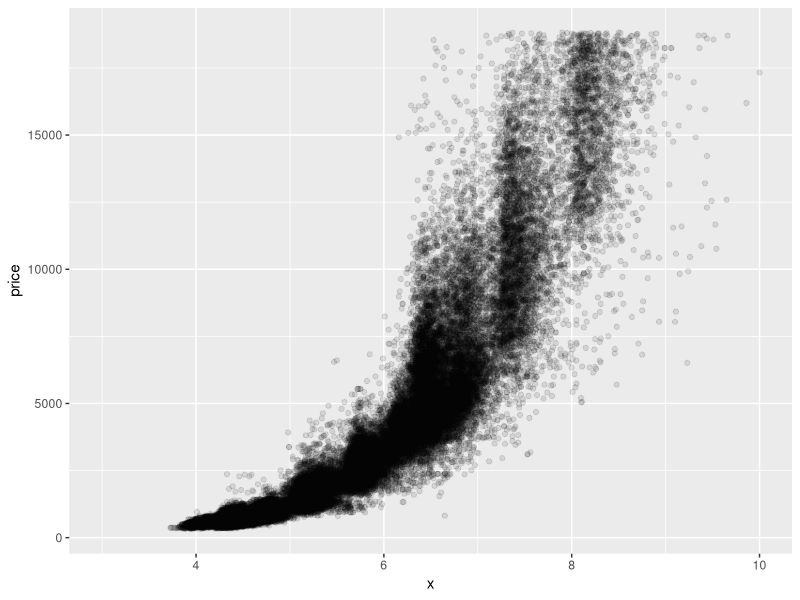
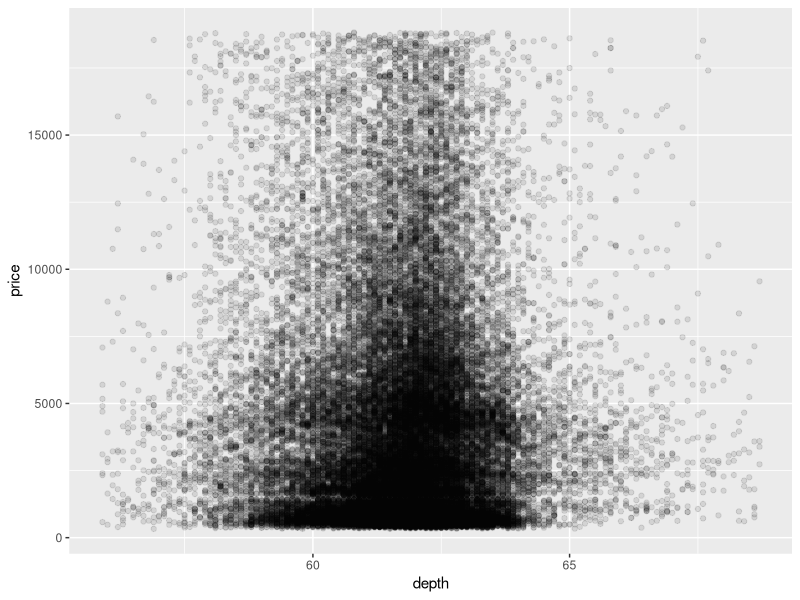
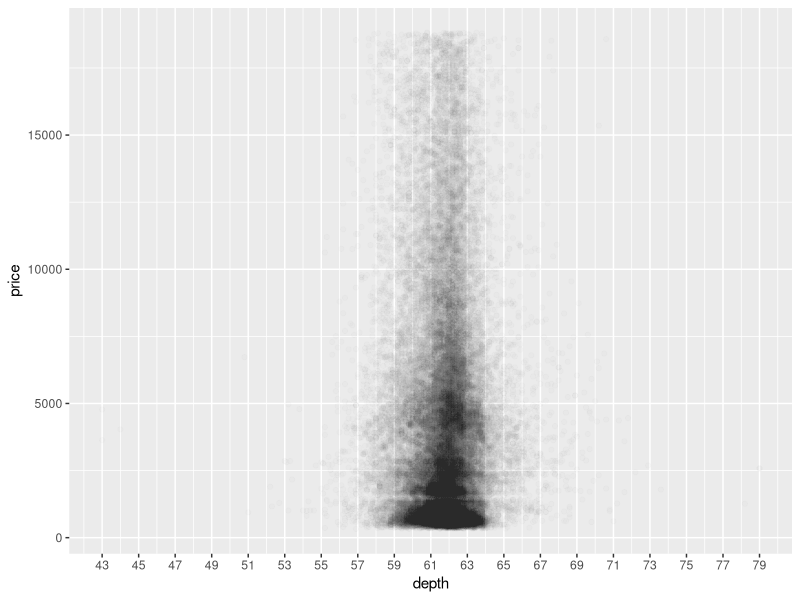
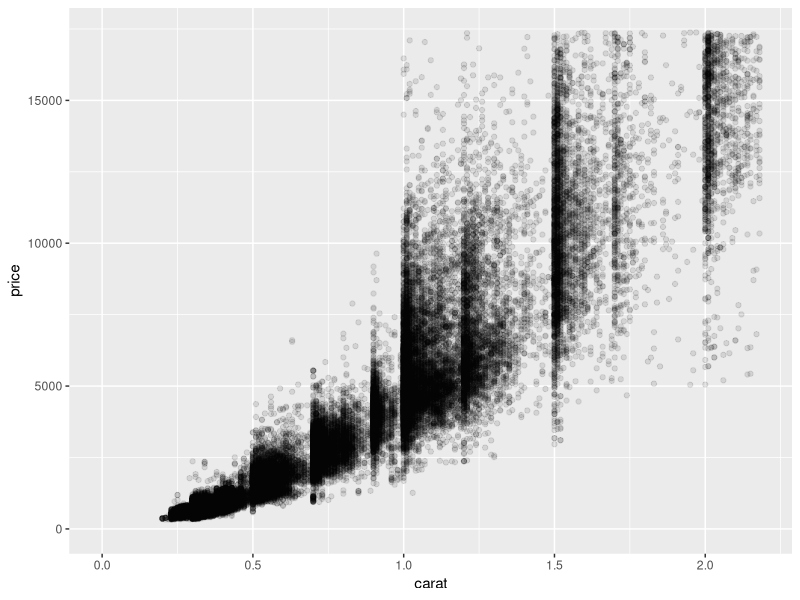
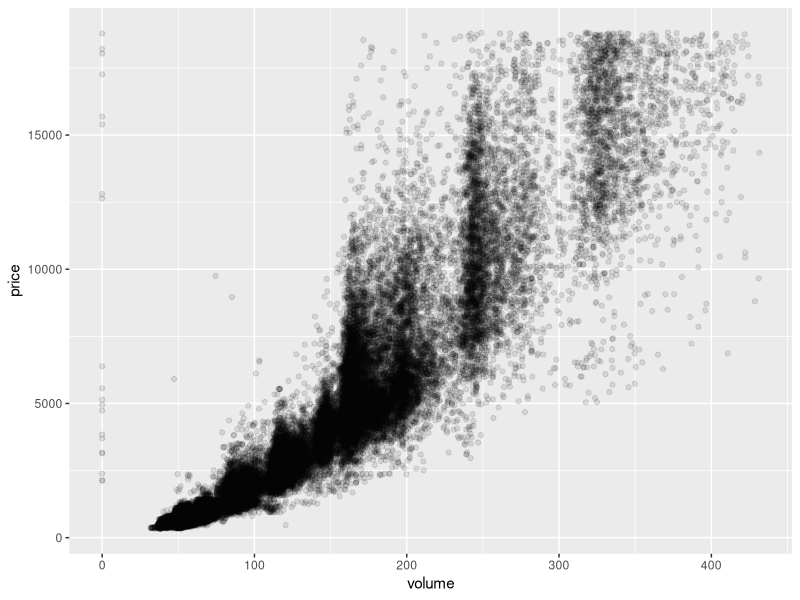
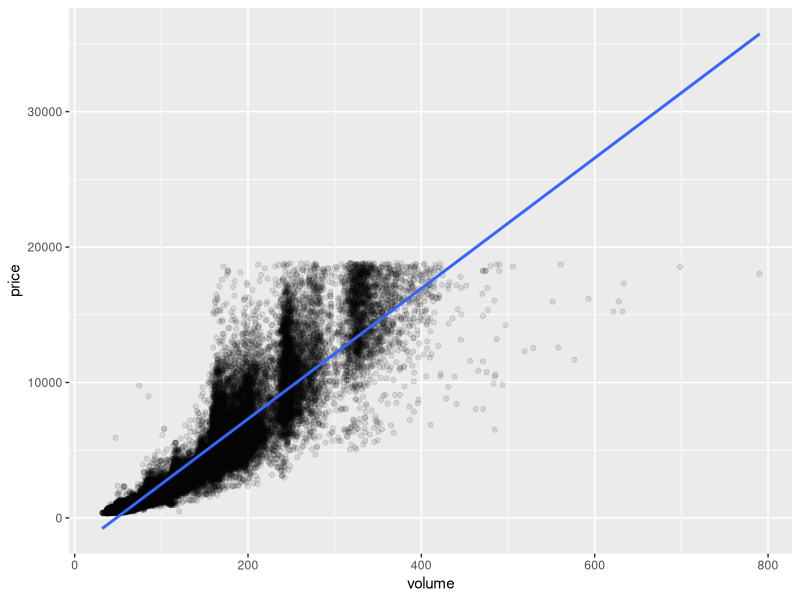
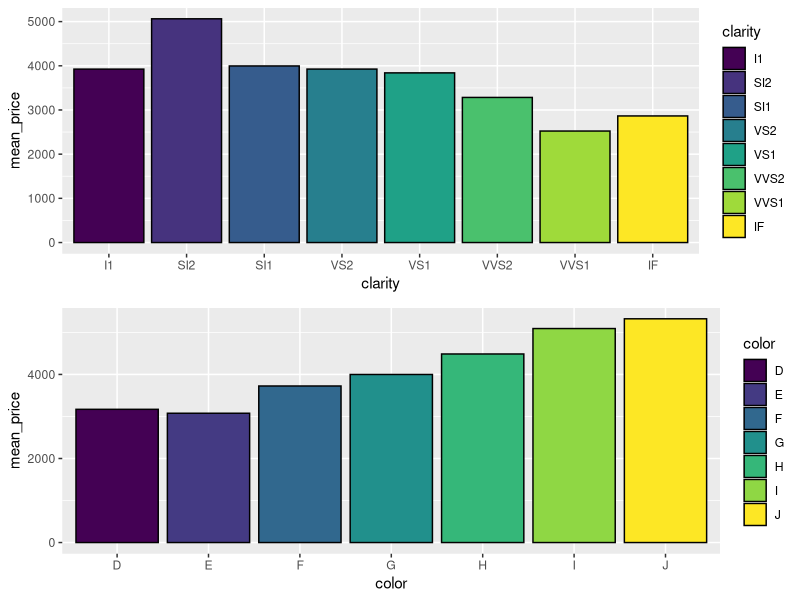

Generate these figures, in order, with R:
library(ggplot2)
library(dplyr)
library(gridExtra)
data(diamonds)
str(diamonds)

ggplot(diamonds, aes(x = x, y = price)) +
    xlim(3, 10) +
    geom_point(alpha = 1/10)

with(diamonds, round(cor(price, x), 3))
with(diamonds, round(cor(price, y), 3))
with(diamonds, round(cor(price, z), 3))

ggplot(diamonds, aes(x = depth, y = price)) +
    xlim(quantile(diamonds$depth, probs = c(0.001, 0.999))) +
    geom_point(alpha = 1/10)

ggplot(data = diamonds, aes(x = depth, y = price)) + 
    scale_x_continuous(breaks = seq(min(diamonds$depth), max(diamonds$depth), 2)) +
    geom_point(alpha = 1/100)

with(diamonds, round(cor(price, depth), 3))

ggplot(data = diamonds, aes(x = carat, y = price)) + 
    xlim(0, quantile(diamonds$carat, 0.99)) +
    ylim(0, quantile(diamonds$price, 0.99)) +
    geom_point(alpha = 1/10)

diamonds$volume = diamonds$x * diamonds$y * diamonds$z

ggplot(data = diamonds, aes(x = volume, y = price)) +
    xlim(0, quantile(diamonds$volume, 0.999)) +
    geom_point(alpha = 1/10)

with(filter(diamonds, !(volume == 0 | volume >= 800)), round(cor(price, volume), 2))

ggplot(data = filter(diamonds, !(volume == 0 | volume >= 800)), aes(x = volume, y = price)) +
    geom_point(alpha = 1/10) +
    geom_smooth(method = "lm")

diamondsByClarity <- diamonds %>%
    group_by(clarity) %>%
    summarise(mean_price = mean(price),
              median_price = median(price) * 1,
              min_price = min(price),
              max_price = max(price),
              n = n())

diamonds_by_clarity <- group_by(diamonds, clarity)
diamonds_mp_by_clarity <- summarise(diamonds_by_clarity, mean_price = mean(price))

diamonds_by_color <- group_by(diamonds, color)
diamonds_mp_by_color <- summarise(diamonds_by_color, mean_price = mean(price))

p1 <- ggplot(diamonds_mp_by_clarity, aes(x = clarity, y = mean_price)) +
    geom_bar(stat = "identity", color = "black", aes(fill = clarity))

p2 <- ggplot(diamonds_mp_by_color, aes(x = color, y = mean_price)) +
    geom_bar(stat = "identity", color = "black", aes(fill = color))

grid.arrange(p1, p2, ncol = 1)
